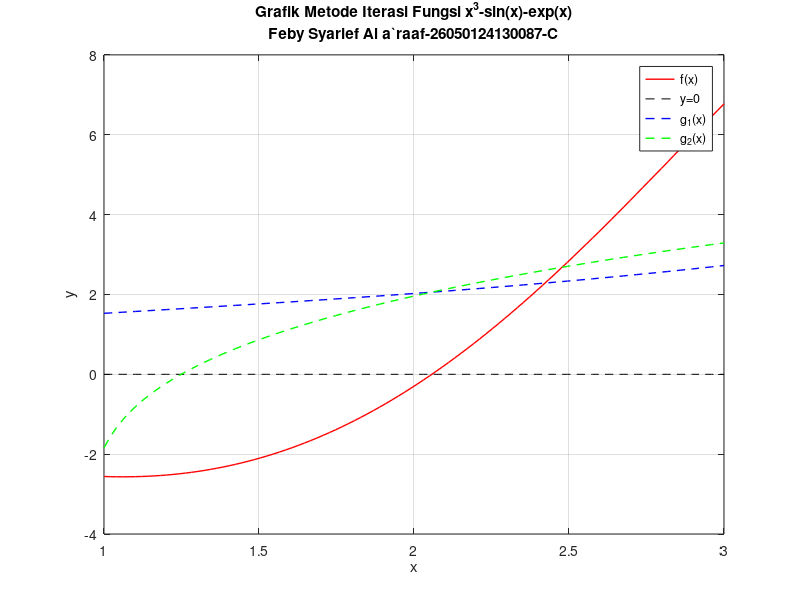

MATLAB code to generate this figure: (Note: this script raises an error after producing the figure.)
figure
x = linspace(1,3,100);
fx = x.^3 - sin(x) - exp(x);
gx1 = (sin(x) + exp(x)).^(1/3); % Fungsi iterasi 1
gx2 = log(x.^3 - sin(x));       % Fungsi iterasi 2 (alternatif)
plot(x,fx,'r','LineWidth', 1)
hold on
plot(x,zeros(size(x)),'k--')
plot(x,gx1,'b--','LineWidth', 1)
plot(x,gx2,'g--','LineWidth', 1)
grid on
xlabel('x')
ylabel('y')
title({'Grafik Metode Iterasi Fungsi x^3-sin(x)-exp(x)';'Feby Syarief Al a`raaf-26050124130087-C'})
legend('f(x)', 'y=0', 'g_1(x)', 'g_2(x)', 'Location', 'best')

iterasi = 0;

xn = 2; % Nilai awal
Error_max = 10e-4; % Batas toleransi
maks_iterasi = 100; % Batas iterasi maksimum

fprintf('\n%-10s %-12s %-12s %-12s %-12s\n', ...
    'Iterasi', 'X_n', 'g(X_n)', 'X_{n+1}', 'Error');
fprintf('%-10s %-12s %-12s %-12s %-12s\n', ...
    '---------', '----------', '----------', '----------', '----------');

while iterasi < maks_iterasi
    iterasi = iterasi + 1;
    
    % Hitung g(X_n) - bisa memilih fungsi iterasi yang berbeda
    g_xn = fungsi_iterasi_1(xn); % Menggunakan fungsi iterasi 1
    
    % X_{n+1} = g(X_n)
    xn1 = g_xn;
    
    % Hitung error (selisih antara iterasi)
    if iterasi > 1
        error = abs(xn1 - xn);
    else
        error = NaN;
    end
    
    fprintf('%-10d %-12.6f %-12.6f %-12.6f %-12.6f\n', ...
        iterasi, xn, g_xn, xn1, error);

    % Cek kriteria konvergensi
    if iterasi > 1 && error <= Error_max
        akar = xn1;
        fprintf('\nKonvergensi tercapai!\n');
        fprintf('Jumlah iterasi = %i \n', iterasi);
        fprintf('Error = %.6f \n', error);
        fprintf('Akar persamaan = %.6f \n', akar);
        fprintf('Nilai f(akar) = %.6f \n', fungsi_utama(akar));
        
        plot(akar, 0, 'kx', 'MarkerSize', 10, 'LineWidth', 2);
        plot(akar, fungsi_iterasi_1(akar), 'mo', 'MarkerSize', 8, 'LineWidth', 2);
        legend('f(x)', 'y=0', 'g_1(x)', 'g_2(x)', 'Akar Persamaan', 'Titik Iterasi', 'Location', 'best');
        return
    end
    
    % Update untuk iterasi berikutnya
    xn = xn1;
end

if iterasi >= maks_iterasi
    fprintf('\nMaksimum iterasi tercapai tanpa konvergensi\n');
    fprintf('Nilai terakhir X_{n+1} = %.6f\n', xn1);
    fprintf('Nilai f(X_{n+1}) = %.6f\n', fungsi_utama(xn1));
    
    plot(xn1, 0, 'kx', 'MarkerSize', 10, 'LineWidth', 2);
    plot(xn1, fungsi_iterasi_1(xn1), 'mo', 'MarkerSize', 8, 'LineWidth', 2);
    legend('f(x)', 'y=0', 'g_1(x)', 'g_2(x)', 'Pendekatan Akhir', 'Titik Iterasi', 'Location', 'best');
end

function fx = fungsi_utama(x)
    % Fungsi utama: f(x) = x^3 - sin(x) - exp(x)
    fx = x^3 - sin(x) - exp(x);
end

function gx = fungsi_iterasi_1(x)
    % Fungsi iterasi 1: g(x) = (sin(x) + exp(x))^(1/3)
    gx = (sin(x) + exp(x))^(1/3);
end

function gx = fungsi_iterasi_2(x)
    % Fungsi iterasi 2 alternatif: g(x) = log(x^3 - sin(x))
    % Hati-hati: domain harus diperiksa
    if (x^3 - sin(x)) > 0
        gx = log(x^3 - sin(x));
    else
        gx = NaN; % Di luar domain
    end
end
